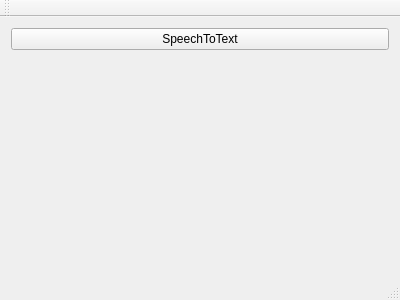
<?xml version="1.0" encoding="UTF-8"?>
<ui version="4.0">
 <class>MainWindow</class>
 <widget class="QMainWindow" name="MainWindow">
  <property name="geometry">
   <rect>
    <x>0</x>
    <y>0</y>
    <width>400</width>
    <height>300</height>
   </rect>
  </property>
  <property name="windowTitle">
   <string>MainWindow</string>
  </property>
  <widget class="QWidget" name="centralWidget">
   <layout class="QGridLayout" name="gridLayout">
    <item row="0" column="1">
     <widget class="QPushButton" name="pushButton">
      <property name="text">
       <string>SpeechToText</string>
      </property>
     </widget>
    </item>
    <item row="1" column="1">
     <widget class="QLabel" name="label">
      <property name="text">
       <string/>
      </property>
     </widget>
    </item>
   </layout>
  </widget>
  <widget class="QMenuBar" name="menuBar">
   <property name="geometry">
    <rect>
     <x>0</x>
     <y>0</y>
     <width>400</width>
     <height>21</height>
    </rect>
   </property>
  </widget>
  <widget class="QToolBar" name="mainToolBar">
   <attribute name="toolBarArea">
    <enum>TopToolBarArea</enum>
   </attribute>
   <attribute name="toolBarBreak">
    <bool>false</bool>
   </attribute>
  </widget>
  <widget class="QStatusBar" name="statusBar"/>
 </widget>
 <layoutdefault spacing="6" margin="11"/>
 <resources/>
 <connections/>
</ui>
